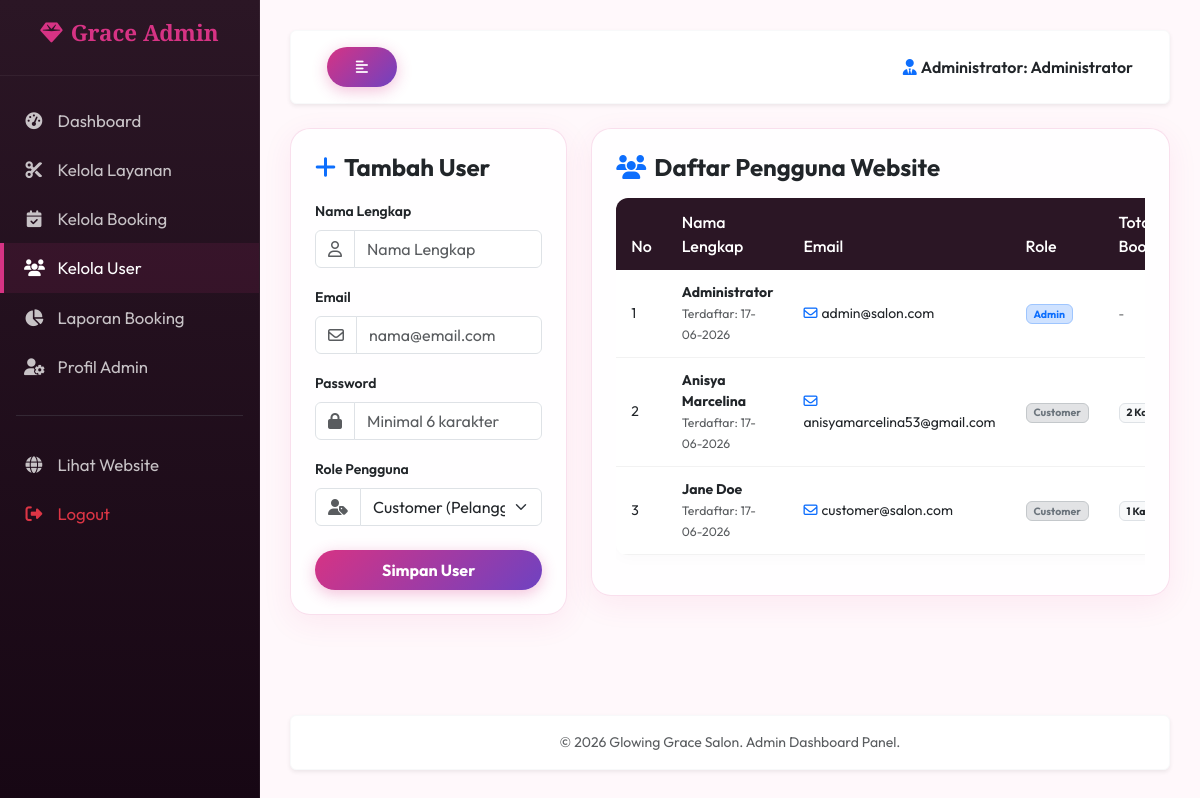
The page /bookingan_salon/admin/users.php (signed in) on the database its author committed.
### tables this page shows
CREATE TABLE `users` (
  `id` int(11) NOT NULL,
  `nama` varchar(100) NOT NULL,
  `email` varchar(100) NOT NULL,
  `password` varchar(255) NOT NULL,
  `role` enum('admin','customer') DEFAULT 'customer',
  `created_at` timestamp NOT NULL DEFAULT current_timestamp()
);

### bookingan_salon/admin/users.php (the view, shortened to what this page needs)
<?php
require_once '../config/database.php';
include '../templates/admin_header.php';
$edit_mode = false;
$user_to_edit = null;
try {
    $stmt = $pdo->query("
        SELECT u.id, u.nama, u.email, u.role, u.created_at, COUNT(b.id) AS total_booking
        FROM users u
        LEFT JOIN booking b ON u.id = b.user_id
        GROUP BY u.id
        ORDER BY u.role ASC, u.created_at DESC
    ");
    $users = $stmt->fetchAll();
} catch (PDOException $e) {
    $users = [];
    $error = 'Gagal mengambil data user: ' . $e->getMessage();
}
?>
<div class="row">
    <div class="col-lg-4 mb-4 font-outfit">
        <div class="card card-salon p-4">
            <h4 class="mb-3 font-outfit text-dark">
                <?= $edit_mode ? '<i class="fa-regular fa-pen-to-square text-primary me-2"></i>Edit User' : '<i class="fa-solid fa-plus text-primary me-2"></i>Tambah User'; ?>
            </h4>
            <form action="users.php" method="POST">
                <div class="mb-3">
                    <label for="nama" class="form-label small fw-semibold">Nama Lengkap</label>
                    <div class="input-group">
                        <span class="input-group-text bg-white"><i class="fa-regular fa-user text-muted"></i></span>
                        <input type="text" class="form-control" id="nama" name="nama"
                               value="<?= $edit_mode ? htmlspecialchars($user_to_edit['nama']) : ''; ?>"
                               placeholder="Nama Lengkap" required>
                    </div>
                </div>
                <div class="mb-3">
                    <label for="email" class="form-label small fw-semibold">Email</label>
                    <div class="input-group">
                        <span class="input-group-text bg-white"><i class="fa-regular fa-envelope text-muted"></i></span>
                        <input type="email" class="form-control" id="email" name="email"
                               value="<?= $edit_mode ? htmlspecialchars($user_to_edit['email']) : ''; ?>"
                               placeholder="nama@email.com" required>
                    </div>
                </div>
                <div class="mb-3">
                    <label for="password" class="form-label small fw-semibold">Password</label>
                    <div class="input-group">
                        <span class="input-group-text bg-white"><i class="fa-solid fa-lock text-muted"></i></span>
                        <input type="password" class="form-control" id="password" name="password"
                               placeholder="<?= $edit_mode ? 'Biarkan kosong jika tidak diubah' : 'Minimal 6 karakter'; ?>"
                               <?= $edit_mode ? '' : 'required'; ?>>
                    </div>
                </div>
                <div class="mb-4">
                    <label for="role" class="form-label small fw-semibold">Role Pengguna</label>
                    <div class="input-group">
                        <span class="input-group-text bg-white"><i class="fa-solid fa-user-tag text-muted"></i></span>
                        <select class="form-select" id="role" name="role" required>
                            <option value="customer" <?= $edit_mode && $user_to_edit['role'] === 'customer' ? 'selected' : ''; ?>>Customer (Pelanggan)</option>
                        </select>
                    </div>
                </div>
                <div class="d-flex gap-2">
                    <?php if ($edit_mode): ?>
                        <a href="users.php" class="btn btn-salon-outline w-50 py-2 fw-semibold">Batal</a>
                        <button type="submit" class="btn btn-salon w-50 py-2 fw-bold">Update</button>
                    <?php else: ?>
                        <button type="submit" class="btn btn-salon w-100 py-2 fw-bold">Simpan User</button>
                    <?php endif; ?>
                </div>
            </form>
        </div>
    </div>
    <div class="col-lg-8 mb-4">
        <div class="card card-salon p-4">
            <div class="d-flex justify-content-between align-items-center mb-3">
                <h4 class="mb-0 font-outfit text-dark"><i class="fa-solid fa-users text-primary me-2"></i>Daftar Pengguna Website</h4>
            </div>
            <?php if (empty($users)): ?>
                <div class="text-center py-5 text-muted">
                    <p class="mb-0">Belum ada user terdaftar.</p>
                </div>
            <?php else: ?>
                <div class="table-responsive">
                    <table class="table table-salon align-middle">
                        <thead>
                            <tr>
                                <th>No</th>
                                <th>Nama Lengkap</th>
                                <th>Email</th>
                                <th>Role</th>
                                <th>Total Booking</th>
                            </tr>
                        </thead>
                        <tbody>
                            <?php $no = 1; foreach ($users as $u): ?>
                                <?php
                                $role_badge = '';
                                if ($u['role'] === 'admin') {
                                    $role_badge = 'badge bg-primary-subtle text-primary border border-primary-subtle';
                                } else {
                                    $role_badge = 'badge bg-secondary-subtle text-secondary border border-secondary-subtle';
                                }
                                ?>
                                <tr class="small">
                                    <td><?= $no++; ?></td>
                                    <td>
                                        <div class="fw-bold text-dark"><?= htmlspecialchars($u['nama']); ?></div>
                                        <small class="text-muted font-outfit">Terdaftar: <?= date('d-m-Y', strtotime($u['created_at'])); ?></small>
                                    </td>
                                    <td>
                                        <span class="font-outfit"><i class="fa-regular fa-envelope me-1 text-primary"></i><?= htmlspecialchars($u['email']); ?></span>
                                    </td>
                                    <td>
                                        <span class="font-outfit <?= $role_badge; ?>"><?= ucfirst($u['role']); ?></span>
                                    </td>
                                    <td>
                                        <?php if ($u['role'] === 'customer'): ?>
                                            <span class="badge bg-light text-dark font-outfit border">
                                                <?= $u['total_booking']; ?> Kali
                                            </span>
                                        <?php else: ?>
                                            <span class="text-muted italic small">-</span>
                                        <?php endif; ?>
                                    </td>
                                </tr>
                            <?php endforeach; ?>
                        </tbody>
                    </table>
                </div>
            <?php endif; ?>
        </div>
    </div>
</div>
<?php include '../templates/admin_footer.php'; ?>

### bookingan_salon/assets/css/style.css (style rules this page uses)
:root { --primary-color: #d63384; --secondary-color: #6f42c1; --accent-color: #fd7e14; --bg-light: #fff8fb; --dark-color: #2b1625; --card-shadow: 0 8px 30px rgba(214, 51, 132, 0.08); --glass-bg: rgba(255, 255, 255, 0.85); --glass-border: rgba(214, 51, 132, 0.15); --transition: all 0.3s cubic-bezier(0.4, 0, 0.2, 1); }
body { background-color: var(--bg-light); color: var(--dark-color); font-family: 'Outfit', 'Inter', -apple-system, BlinkMacSystemFont, "Segoe UI", Roboto, sans-serif; min-height: 100vh; display: flex; flex-direction: column; }
h1, h2, h3, h4, h5, h6 { font-family: 'Playfair Display', serif; font-weight: 700; }
.font-outfit { font-family: 'Outfit', sans-serif; }
.btn-salon { background: linear-gradient(135deg, var(--primary-color) 0%, var(--secondary-color) 100%); color: white; border: none; border-radius: 30px; padding: 0.6rem 1.8rem; font-weight: 600; box-shadow: 0 4px 15px rgba(214, 51, 132, 0.3); transition: var(--transition); }
.card-salon { background: var(--glass-bg); backdrop-filter: blur(8px); border: 1px solid var(--glass-border); border-radius: 20px; box-shadow: var(--card-shadow); transition: var(--transition); overflow: hidden; }
.table-salon { background: white; border-radius: 12px; overflow: hidden; box-shadow: 0 4px 15px rgba(0,0,0,0.02); }
.table-salon th { background-color: var(--dark-color); color: white; font-family: 'Outfit', sans-serif; font-weight: 500; border: none; padding: 12px 15px; }
.table-salon td { padding: 12px 15px; vertical-align: middle; border-bottom: 1px solid rgba(0,0,0,0.05); }

### rows shown on the page
users: nama "Administrator", created_at "17-06-2026", email "admin@salon.com", role "Admin"
users: nama "Anisya Marcelina", created_at "17-06-2026", email "anisyamarcelina53@gmail.com", role "Customer", total_booking "2"
users: nama "Jane Doe", created_at "17-06-2026", email "customer@salon.com", role "Customer", total_booking "1"

### other values the page prints
$_SESSION['nama'] "Administrator"
